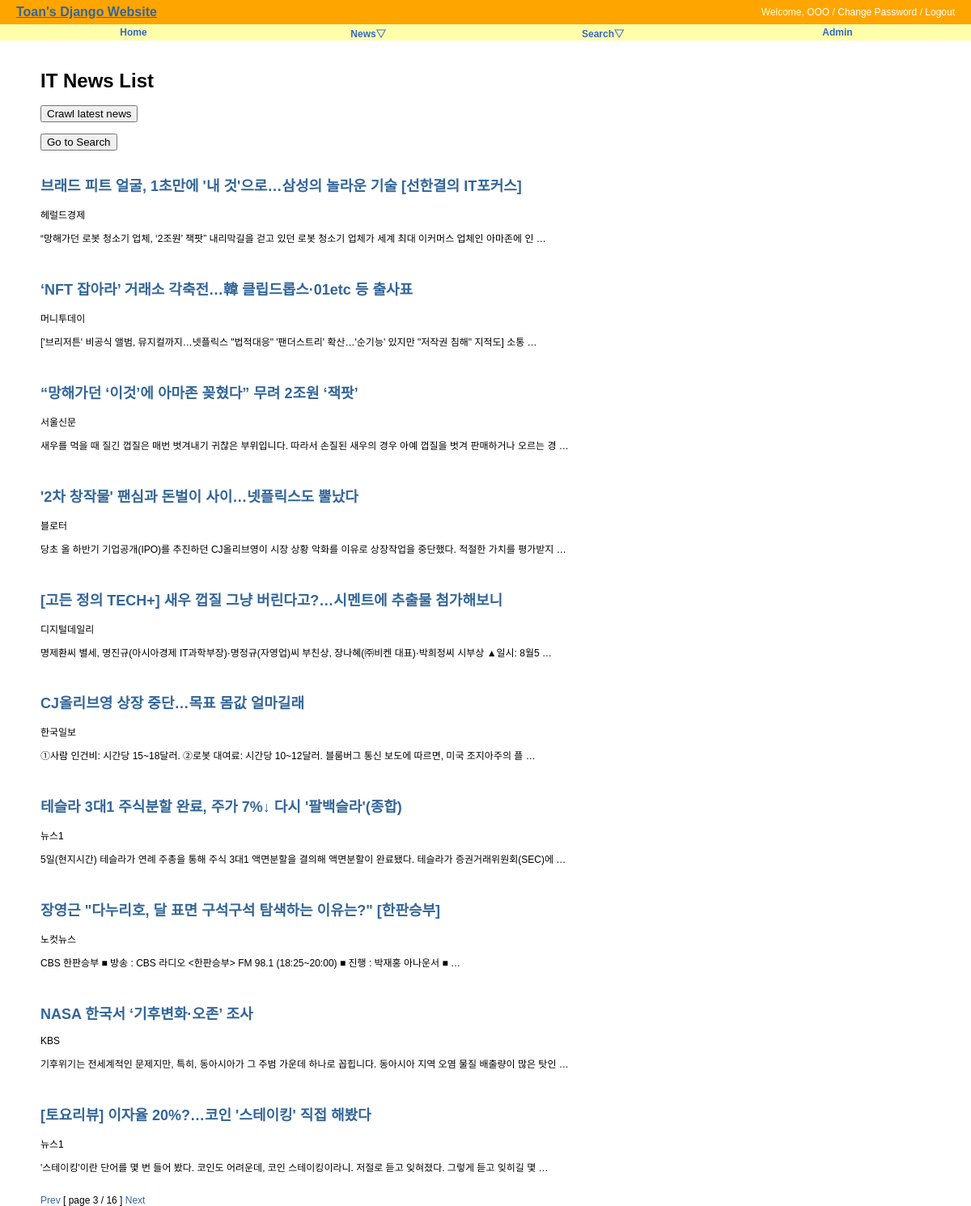
Page /news/?page=3 on the committed database.
### news/models.py (models this page shows, shortened)
class New(models.Model):
    title = models.CharField('TITLE', max_length=300, help_text='news title')
    writer = models.CharField('WRITER', max_length=100, help_text='publisher')
    preview = models.TextField('PREVIEW', unique=True)
    published_date = models.DateTimeField(default=timezone.now)
    class Meta:
        verbose_name = 'new'
        verbose_name_plural = 'news'
        db_table = 'news_new'
        ordering = ('-published_date',)

### news/views.py (the view)
# urls.py: path('', NewsLV.as_view(), name='index'),
class NewsLV(ListView):
    model = New
    template_name = "news/news_all.html"
    context_object_name = "news"
    paginate_by = 10

### news/templates/news/news_all.html (shortened to what this page needs)
{% extends "base.html" %}
{% block content %}
<div id="content">
  <h1>IT News List</h1>
  <form action="{% url "news:news_list" %}" method="POST">
    <input type="submit" value="Crawl latest news" />
  </form><br/>
  <form action="{% url "news:search" %}" method="POST">
    <input type="submit" value="Go to Search" />
  </form><br/>
  {% for new in news %}
  <h2><a href="{% url 'news:news_detail' new.id %}">
      {{ new.title }}</a></h2>
      {{ new.writer}}
      <p>{{ new.preview }}</p>
      <br/>
  {% endfor %}
  <div>
    {% if page_obj.has_previous %}
    <a href="?page={{ page_obj.previous_page_number }}">Prev</a>
    {% endif %} [ page {{ page_obj.number }} / {{page_obj.paginator.num_pages }} ]
    {% if page_obj.has_next %}
    <a href="?page={{ page_obj.next_page_number }}">Next</a>
    {% endif %}
  </div>
</div>
{% endblock %}

### static/css/base.css (style rules this page uses)
body { font-family: "Lucida Grande", Verdana, Arial, sans-serif; font-size: 12px; }
div#content { position: absolute; top: 70px; left: 50px; right: 50px; }
a:link, a:visited { color: #369; text-decoration: none; }

### rows in the picture
New: title "브래드 피트 얼굴, 1초만에 '내 것'으로…삼성의 놀라운 기술 [선한결의 IT포커스]", writer "헤럴드경제", preview "“망해가던 로봇 청소기 업체, ‘2조원’ 잭팟” 내리막길을 걷고 있던 로봇 청소기 업체가 세계 최대 이커머스 업체인 아마존에 인 …"
New: title "‘NFT 잡아라’ 거래소 각축전…韓 클립드롭스·01etc 등 출사표", writer "머니투데이", preview "['브리저튼' 비공식 앨범, 뮤지컬까지…넷플릭스 \"법적대응\" '팬더스트리' 확산…'순기능' 있지만 \"저작권 침해\" 지적도] 소통 …"
New: title "“망해가던 ‘이것’에 아마존 꽂혔다” 무려 2조원 ‘잭팟’", writer "서울신문", preview "새우를 먹을 때 질긴 껍질은 매번 벗겨내기 귀찮은 부위입니다. 따라서 손질된 새우의 경우 아예 껍질을 벗겨 판매하거나 오르는 경 …"
New: title "'2차 창작물' 팬심과 돈벌이 사이…넷플릭스도 뿔났다", writer "블로터", preview "당초 올 하반기 기업공개(IPO)를 추진하던 CJ올리브영이 시장 상황 악화를 이유로 상장작업을 중단했다. 적절한 가치를 평가받지 …"
New: title "[고든 정의 TECH+] 새우 껍질 그냥 버린다고?…시멘트에 추출물 첨가해보니", writer "디지털데일리", preview "명제환씨 별세, 명진규(아시아경제 IT과학부장)·명정규(자영업)씨 부친상, 장나혜(㈜비켄 대표)·박희정씨 시부상 ▲일시: 8월5 …"
New: title "CJ올리브영 상장 중단…목표 몸값 얼마길래", writer "한국일보", preview "①사람 인건비: 시간당 15~18달러. ②로봇 대여료: 시간당 10~12달러. 블룸버그 통신 보도에 따르면, 미국 조지아주의 플 …"
New: title "테슬라 3대1 주식분할 완료, 주가 7%↓ 다시 '팔백슬라'(종합)", writer "뉴스1", preview "5일(현지시간) 테슬라가 연례 주총을 통해 주식 3대1 액면분할을 결의해 액면분할이 완료됐다. 테슬라가 증권거래위원회(SEC)에 …"
New: title "장영근 \"다누리호, 달 표면 구석구석 탐색하는 이유는?\" [한판승부]", writer "노컷뉴스", preview "CBS 한판승부 ■ 방송 : CBS 라디오 <한판승부> FM 98.1 (18:25~20:00) ■ 진행 : 박재홍 아나운서 ■ …"
New: title "NASA 한국서 ‘기후변화·오존’ 조사", writer "KBS", preview "기후위기는 전세계적인 문제지만, 특히, 동아시아가 그 주범 가운데 하나로 꼽힙니다. 동아시아 지역 오염 물질 배출량이 많은 탓인 …"
New: title "[토요리뷰] 이자율 20%?…코인 '스테이킹' 직접 해봤다", writer "뉴스1", preview "'스테이킹'이란 단어를 몇 번 들어 봤다. 코인도 어려운데, 코인 스테이킹이라니. 저절로 듣고 잊혀졌다. 그렇게 듣고 잊히길 몇 …"

### other values in the picture
{{ page_obj.number }} "3"
{{ page_obj.paginator.num_pages }} "16"
